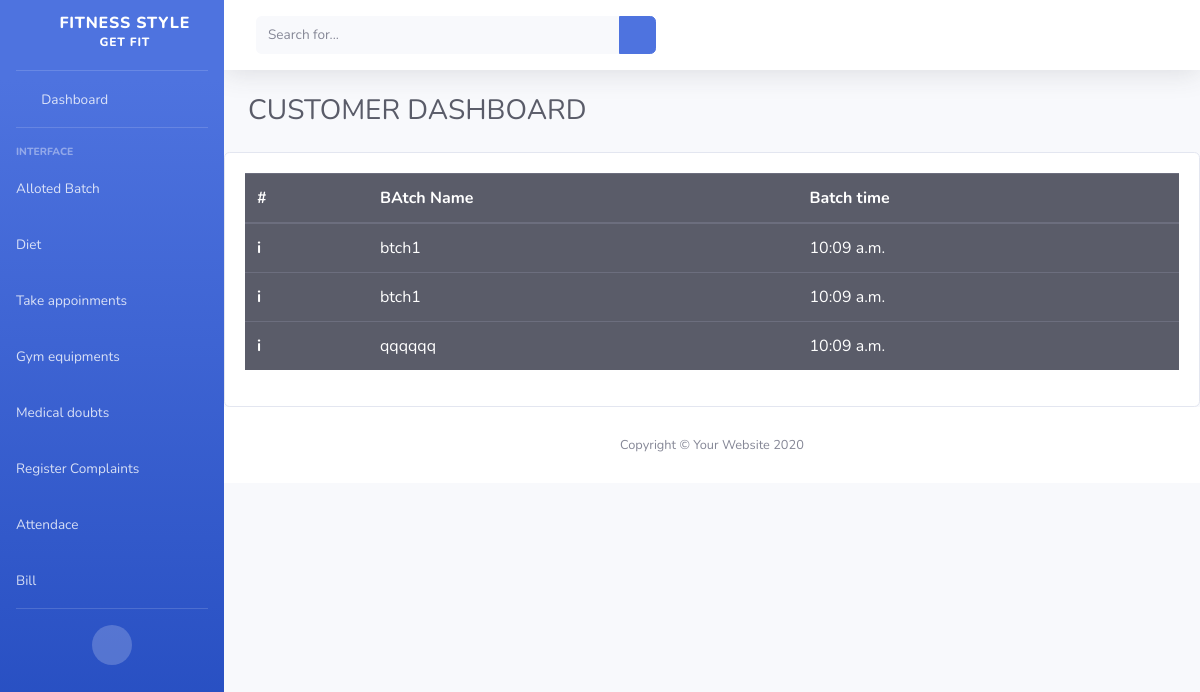
The page /allotedBatchDetails/ on the database its author committed.
### FSapp/models.py (models this page shows)
class Batch(models.Model):
    batch_name = models.CharField(max_length=10)
    batch_time = models.TimeField(max_length=10)
    date = models.DateField()

### FSapp/customer_views.py (the view)
# urls.py: path('allotedBatchDetails/',customer_views.allotedbatchdetails,name = 'allotedBatchDetails'),
def allotedbatchdetails(request):
    data = Batch.objects.all()
    return render(request, 'customer/AllotedBatchDetails.html', {'data': data})

### templates/customer/AllotedBatchDetails.html
{% extends 'customer/customer_dashboard.html' %}
{% block content %}
<table class="table table-dark">
  <thead>
    <tr>
      <th scope="col">#</th>
      <th scope="col">BAtch Name</th>
      <th scope="col">Batch time</th>
    </tr>
  </thead>
  <tbody>
  {% for i in data %}
    <tr>
      <th scope="row">i</th>
      <td>{{ i.batch_name }}</td>
      <td>{{ i.batch_time }}</td>
    </tr>
{% endfor %}
  </tbody>
</table>
{% endblock %}

### rows shown on the page
Batch: batch_name "btch1", batch_time "10:09 a.m."
Batch: batch_name "btch1", batch_time "10:09 a.m."
Batch: batch_name "qqqqqq", batch_time "10:09 a.m."
